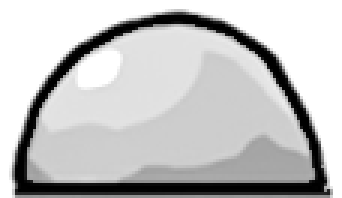
#> input picture Assets/Resources/Enemies/SlimeGray/slime_attack_00.png, 114 x 66 px (shown 3 times larger); its folder holds 6 pictures in this run
$ python generate_prism_jelly.py
#> lines starting #> are read from the running program, lines starting #| are printed output that depends on the picture
"""I Blame You! 두 번째 중간보스 프리즘 젤리 그림 (Docs/MidBossDraft.md 후보 D).

회색 슬라임 프레임(Assets/Resources/Enemies/SlimeGray, 이름·크기·피벗 그대로)을 수정 젤리로 바꿔
Assets/Resources/Enemies/PrismJelly 에 쓴다. ElementRecolor가 원본 이름으로 바꿔 끼우고 지금 색(속성)을 곱한다.
- 눈 없음 (2026-11-12 사람 지시)
- 몸 속은 밝고 반투명 (외곽선은 그대로 진하게) → 색을 곱하면 맑은 젤리
- 몸 안 비스듬한 굴절 빛줄기 두 줄 + 테두리 안쪽 무지개 띠(밝은 파스텔이라 색을 곱해도 무늬가 남는다) + 반짝임 별
같은 입력이면 같은 그림 (난수 없음).

    python3 Tools/ArtGen/generate_prism_jelly.py [미리보기.png]
"""
import glob
import math
import os
import sys

from PIL import Image

ROOT = os.path.abspath(os.path.join(os.path.dirname(__file__), "..", ".."))
SOURCE = os.path.join(ROOT, "Assets", "Resources", "Enemies", "SlimeGray")
TARGET = os.path.join(ROOT, "Assets", "Resources", "Enemies", "PrismJelly")

RAINBOW = [(255, 190, 190), (255, 225, 175), (255, 250, 185), (195, 255, 205), (185, 225, 255), (220, 200, 255)]


def edge_distance(alpha, w, h):
    """몸 안 각 픽셀이 바깥(투명)까지 몇 칸인지 (최대 6, 맨해튼 BFS)."""
    INF = 99
    dist = [[INF] * w for _ in range(h)]
    frontier = []
    for y in range(h):
        for x in range(w):
            if alpha[y][x] <= 128:
                dist[y][x] = 0
                frontier.append((x, y))
    for step in range(1, 7):
        nxt = []
        for x, y in frontier:
            for dx, dy in ((1, 0), (-1, 0), (0, 1), (0, -1)):
                nx, ny = x + dx, y + dy
                if 0 <= nx < w and 0 <= ny < h and dist[ny][nx] == INF:
                    dist[ny][nx] = step
                    nxt.append((nx, ny))
        frontier = nxt
    return dist


def crystal(img):
    img = img.convert("RGBA")
#> img is the input picture: PIL image 114x66 RGBA; mean R, G, B, A 109.3, 109.3, 109.3, 170.1
    w, h = img.size
#> w = 114; h = 66
    px = img.load()
    alpha = [[px[x, y][3] for x in range(w)] for y in range(h)]
#> alpha = 66 items
    box = img.getchannel("A").point(lambda a: 255 if a > 128 else 0).getbbox()
#> box = (4, 4, 110, 65)
    if box is None:
        return img
    left, top, right, bottom = box
#> left = 4; top = 4; right = 110; bottom = 65
    bw, bh = max(1, right - left), max(1, bottom - top)
#> bw = 106; bh = 61
    dist = edge_distance(alpha, w, h)
#> dist = 66 items
    out = Image.new("RGBA", (w, h))
#> out: PIL image 114x66 RGBA; every value is 0
    op = out.load()
    for y in range(h):
        for x in range(w):
            r, g, b, a = px[x, y]
            if a == 0:
                continue
            v = r  # 회색판이라 r = g = b
            d = dist[y][x]
            if v < 40 or d <= 1:  # 외곽선
                op[x, y] = (r, g, b, a)
                continue
            # 몸 속: 밝게, 살짝 반투명
            c = min(255, int(v * 0.55 + 120))
            col = (c, c, c)
            na = int(a * 0.86)
            # 테두리 안쪽 무지개 띠 (가장자리에서 2~3칸, 둘레를 따라 색이 돈다)
            if 2 <= d <= 3:
                ang = math.atan2(y - (top + bh * 0.55), x - (left + bw * 0.5))
                i = int(((ang + math.pi) / (2 * math.pi)) * len(RAINBOW) * 2) % len(RAINBOW)
                col = RAINBOW[i]
                na = a
            # 비스듬한 굴절 빛줄기 두 줄 (오른쪽 위 → 왼쪽 아래)
            u = (x - left) / bw + (y - top) / bh * 0.6
            if abs(u - 0.55) < 0.035 or abs(u - 0.78) < 0.02:
                col = (255, 255, 255)
                na = a
            op[x, y] = col + (na,)
    # 왼쪽 위 반짝임 별 (십자 + 가운데)
    sx, sy = int(left + bw * 0.27), int(top + bh * 0.3)
#> sx = 32; sy = 22
    arm = max(2, int(min(bw, bh) * 0.08))
#> arm = 4
    for k in range(-arm, arm + 1):
        for (x, y) in ((sx + k, sy), (sx, sy + k)):
            if 0 <= x < w and 0 <= y < h and op[x, y][3] > 0:
                op[x, y] = (255, 255, 255, 255)
    return out


def generate():
    os.makedirs(TARGET, exist_ok=True)
    frames = []
    for path in sorted(glob.glob(os.path.join(SOURCE, "*.png"))):
        image = crystal(Image.open(path))
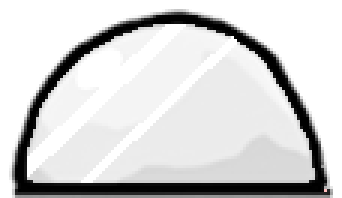
#> image: PIL image 114x66 RGBA (shown 3 times larger); mean R, G, B, A 124.7, 124.7, 124.7, 153.9; transparent parts drawn white
        image.save(os.path.join(TARGET, os.path.basename(path)))
        frames.append((os.path.basename(path), image))
#> pass 2 of the loop in generate, `for path in sorted(glob.glob(os.path.join(SOURCE, "*.png"))):`:
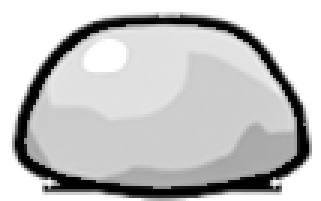
#> input picture Assets/Resources/Enemies/SlimeGray/slime_attack_01.png, 107 x 67 px (shown 3 times larger)
#> in crystal, img is the input picture: PIL image 107x67 RGBA; mean R, G, B, A 115.8, 115.8, 115.8, 173.9
#> out: PIL image 107x67 RGBA; every value is 0
#> in generate, `image = crystal(Image.open(path))`:
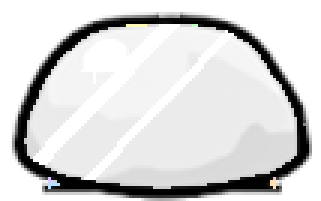
#> image: PIL image 107x67 RGBA (shown 3 times larger); mean R, G, B, A 132.1, 132.1, 132.1, 156.6; transparent parts drawn white
#> pass 3 of the loop in generate, `for path in sorted(glob.glob(os.path.join(SOURCE, "*.png"))):`:
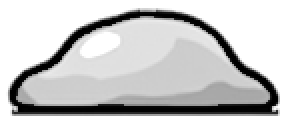
#> input picture Assets/Resources/Enemies/SlimeGray/slime_attack_02.png, 144 x 58 px (shown 2 times larger)
#> in crystal, img is the input picture: PIL image 144x58 RGBA; mean R, G, B, A 96.4, 96.4, 96.4, 156.5
#> out: PIL image 144x58 RGBA; every value is 0
#> in generate, `image = crystal(Image.open(path))`:
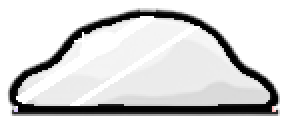
#> image: PIL image 144x58 RGBA (shown 2 times larger); mean R, G, B, A 110.1, 110.1, 110.1, 142.5; transparent parts drawn white
#> the loop made 6 passes; the first 3 are shown
    return frames


def preview(frames, path):
    tints = [(255, 115, 38), (64, 153, 255), (140, 255, 178), (191, 140, 77)]  # ElementInfo.Color 불·물·바람·땅
    picks = [f for n, f in frames if n in ("slime_idle_00.png", "slime_attack_04.png", "slime_hurt_00.png")]
    cw, ch = max(f.width for f in picks), max(f.height for f in picks)
    sheet = Image.new("RGBA", (cw * len(picks) * 2, ch * len(tints) * 2), (40, 40, 52, 255))
    for row, tint in enumerate(tints):
        for col, frame in enumerate(picks):
            r, g, b, a = frame.split()
            tinted = Image.merge("RGBA", (r.point(lambda v: v * tint[0] // 255), g.point(lambda v: v * tint[1] // 255),
                                          b.point(lambda v: v * tint[2] // 255), a))
            big = tinted.resize((frame.width * 2, frame.height * 2), Image.NEAREST)
            sheet.alpha_composite(big, (col * cw * 2, row * ch * 2))
    sheet.save(path)


if __name__ == "__main__":
    result = generate()
    print(f"{len(result)}장 → {TARGET}")
    if len(sys.argv) > 1:
        preview(result, sys.argv[1])
